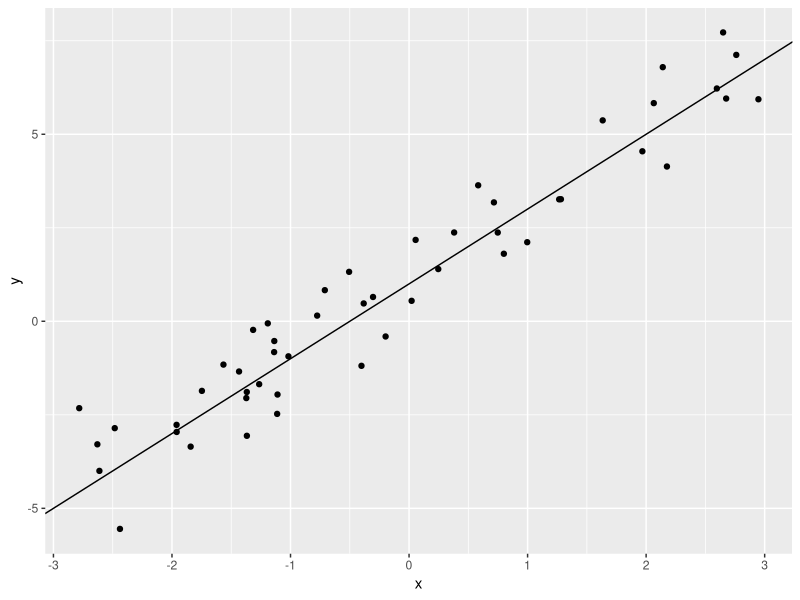
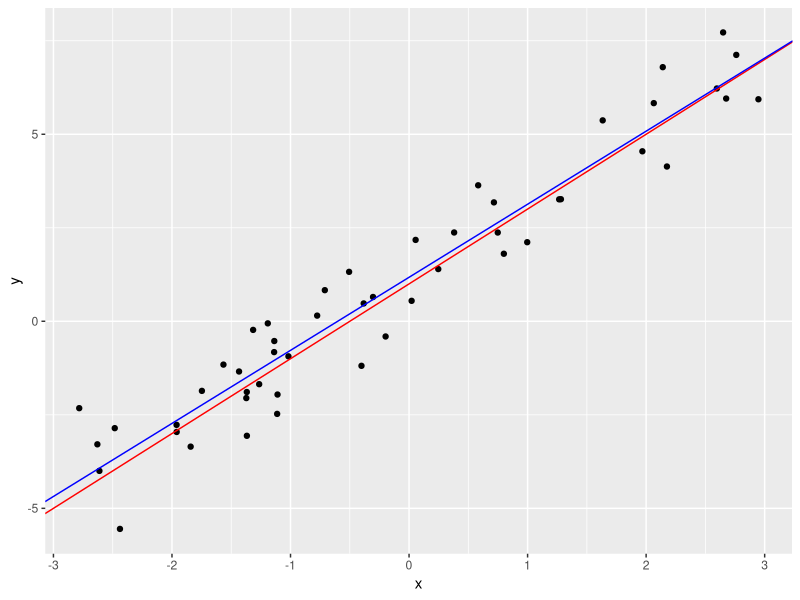
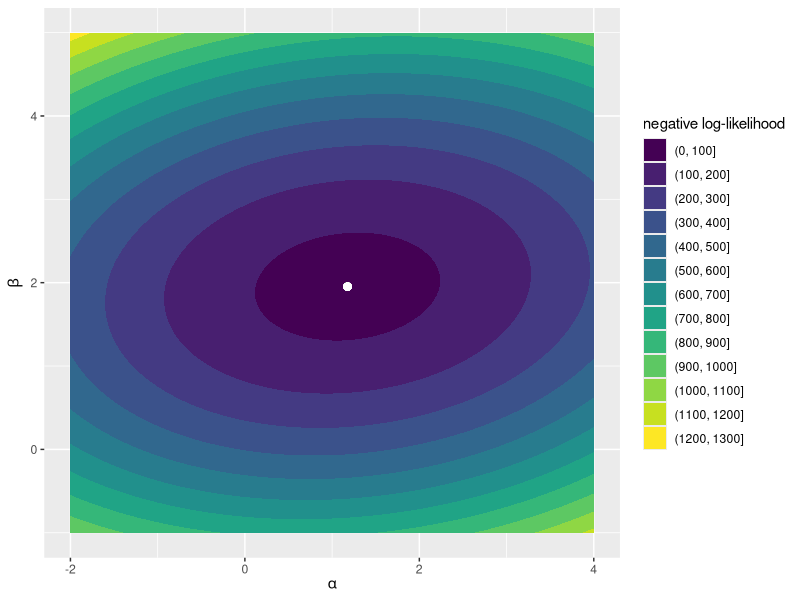
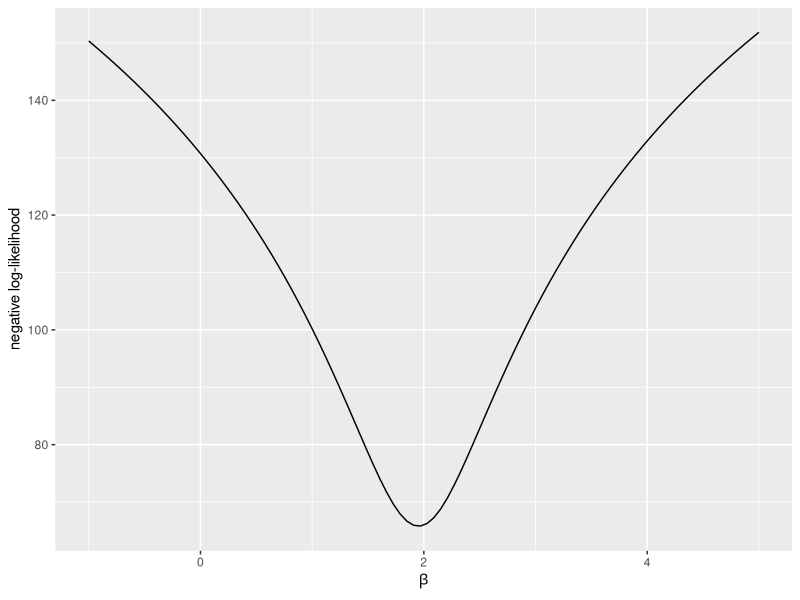
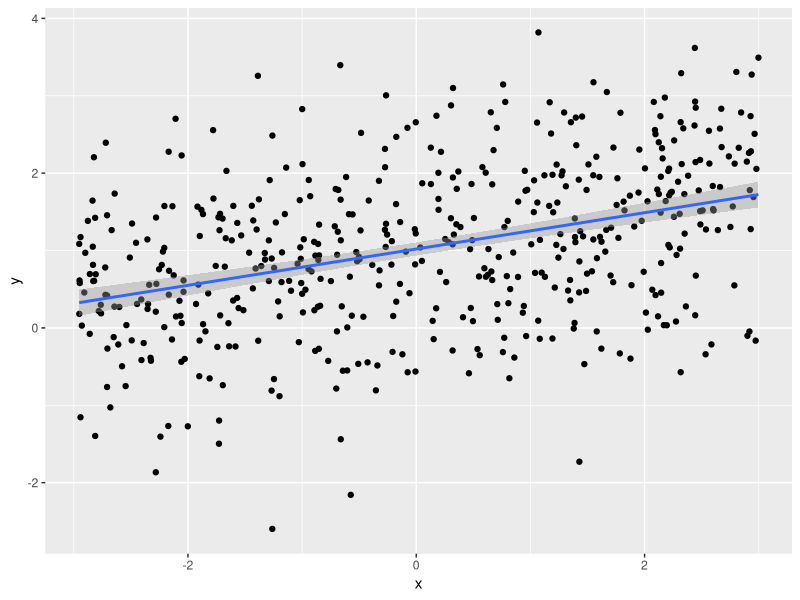
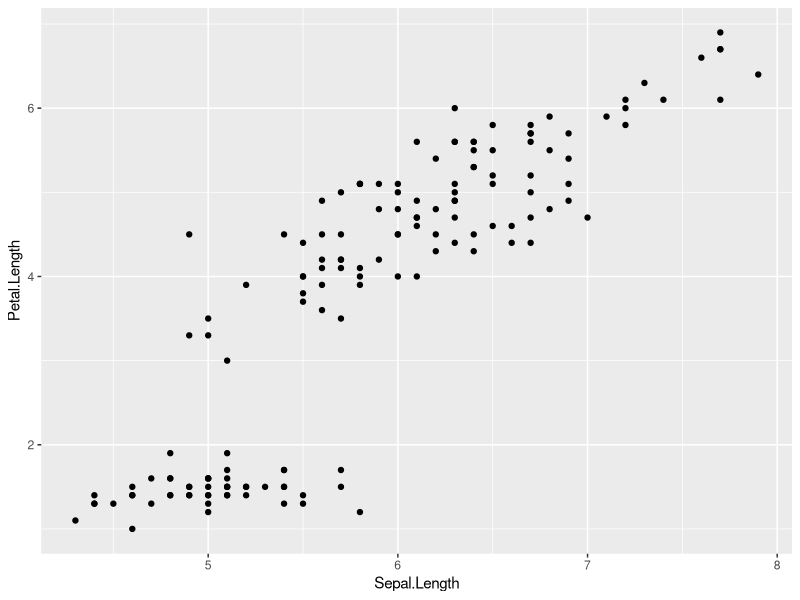

Write R code to recreate these figures, in order.
## ---- chunk 1
## load the tidyverse packages
if (!require("tidyverse")) install.packages("tidyverse"); library(tidyverse)

knitr::opts_chunk$set(fig.height = 4, fig.width = 6)
## ---- chunk 2
a <- 1 ## intercept
b <- 2 ## slope
sigma <- 1 ## error standard deviation
## ---- chunk 3
n <- 50 ## sample size

## simulate data
sim_data <- data.frame(x = runif(n, min = -3, max = 3))
sim_data$y <- a + b*sim_data$x + rnorm(n, mean = 0, sd = sigma)

## Look at the data structure
head(sim_data)
## ---- chunk 4
sim_data %>% # start with the data
  ggplot(aes(x, y)) + # tell ggplot which aesthetics to use
  geom_point() + # add points
  geom_abline(intercept = a, slope = b) # show the known regression line
## ---- chunk 5
## negative log-likelihood of y-values given intercept, slope, and error sd
## we pass the parameters as a vector in the order a, b, sigma
lm_log_lik <- function(pars, x, y) {
  a <- pars[1]; b <- pars[2]; sigma <- pars[3]
  if (sigma > 0) {
    return(-sum(dnorm(y, mean = a + b*x, sd = sigma, log = TRUE)))
  } else {
    return(1000)
  }
}
## ---- chunk 6
fit <- optim(
  par = c(a = 0, b = 0, sigma = 1), 
  fn = lm_log_lik, 
  x = sim_data$x, 
  y = sim_data$y, 
  hessian = TRUE
)

fit
## ---- chunk 7
coef(lm(y ~ x, data = sim_data))
## ---- chunk 8
sim_data %>%   
  ggplot(aes(x, y)) + # tell ggplot which aesthetics to use
  geom_point() + # add points
  geom_abline(intercept = a, slope = b, color = "red") + # show the known regression line
  geom_abline(intercept = fit$par[1], slope = fit$par[2], color = "blue") # our estimates
## ---- chunk 9
a_seq <- seq(-2, 4, length.out = 100)
b_seq <- seq(-1, 5, length.out = 100)

### data frame containing all combinations of the intercept and slope values
par_grid <- expand.grid("a" = a_seq, "b" = b_seq)

### loop over data frame, store negative log likelihood
for (i in 1:nrow(par_grid)) {
  par_grid$loglik[i] <- lm_log_lik(
    c(a = par_grid$a[i], b = par_grid$b[i], sigma = fit$par[3]), 
    x = sim_data$x, 
    y = sim_data$y
  )
}
## ---- chunk 10
par_grid %>% 
  ggplot(aes(a, b, z = loglik)) + 
  geom_contour_filled() + 
  labs(x = expression(alpha), y = expression(beta), fill = "negative log-likelihood") + 
  geom_point(aes(x = fit$par[1], y = fit$par[2]), size = 2, color = "white")
## ---- chunk 11
## Modify our `lm_log_lik` function so that the slope is a separate argument
## We'll pass this to `optim` to just find the values of the intercept and sd
slope_proflik <- function(pars, b, x, y) {
  a <- pars[1]; sigma <- pars[2] ## only two pars in this function
  if (sigma > 0) {
    return(-sum(dnorm(y, mean = a + b*x, sd = sigma, log = TRUE)))
  } else {
    return(1000)
  }
}

b_profile <- data.frame(
  b = seq(-1, 5, length.out = 100)  ## values of slope to loop over
)

## loop over values of the slope, store negative log-likelihood
for (i in 1:nrow(b_profile)) {
  b_fit <- optim(
    par = c(a = 0, sigma = 1), # initial values for intercept and sd
    fn = slope_proflik,  # objective function
    b = b_profile$b[i], # fixed slope value
    x = sim_data$x,   # x values
    y = sim_data$y   # y values
  )
  b_profile$nll[i] <- b_fit$value
}

## plot slope profile
b_profile %>% 
  ggplot(aes(b, nll)) + 
  geom_line() + 
  labs(x = expression(beta), y = "negative log-likelihood")
## ---- chunk 12
var_cov <- solve(fit$hessian)
var_cov
## ---- chunk 13
fisher_se <- sqrt(diag(var_cov))
fisher_se
## ---- chunk 14
summary(lm(y ~ x, data = sim_data))
## ---- chunk 15
n_obs <- nrow(sim_data) ## number of observations
n_samples <- 1000 ## number of bootstrap samples

## initialize an empty matrix to store parameter estimates for each sample
par_samples <- matrix(nrow = n_samples, ncol = 3)

## recalculate MLE for each sample
for (i in 1:n_samples) {
  sample_rows <- sample(1:n_obs, size = n_obs, replace = TRUE) # sampled rows from data
  new_data <- sim_data[sample_rows,] # subset data to sampled rows
  
  sample_fit <- optim(
    par = c(0, 0, 1), # initial values
    fn = lm_log_lik, # log likelihood function
    x = new_data$x, # sampled x-values
    y = new_data$y # sampled y-values
  )
  
  par_samples[i,] <- sample_fit$par # store sample parameters
}

boot_se <- apply(par_samples, MARGIN = 2, FUN = sd) # calculate column SDs
boot_se
## ---- chunk 16
gamma <- 0.05 ## 95% confidence interval

alpha_CI <- qnorm(c(gamma/2, 1 - gamma/2), mean = fit$par[1], sd = fisher_se[1])
beta_CI <- qnorm(c(gamma/2, 1 - gamma/2), mean = fit$par[2], sd = fisher_se[2])

cbind(alpha_CI, beta_CI)
## ---- chunk 17
alpha_CI <- qnorm(c(gamma/2, 1 - gamma/2), mean = fit$par[1], sd = boot_se[1])
beta_CI <- qnorm(c(gamma/2, 1 - gamma/2), mean = fit$par[2], sd = boot_se[2])

cbind(alpha_CI, beta_CI)
## ---- chunk 18
alpha_CI <- quantile(par_samples[,1], c(gamma/2, 1 - gamma/2))
beta_CI <- quantile(par_samples[,2], c(gamma/2, 1 - gamma/2))

cbind(alpha_CI, beta_CI)
## ---- chunk 19
lm_fit <- function(x, y, SE = "fisher", init = c("a" = 0, "b" = 0, "sigma" = 1), n_boot = 1000) {

  if (!(SE %in% c("bootstrap", "fisher"))) stop("SE options are bootstrap or fisher")
  if (length(x) != length(y)) stop("x and y lengths differ")

  ## Maximum-likelihood estimate
  MLE <- optim(
    par = init, # initial values
    fn = lm_log_lik,  # our negative log-likelihood function
    x = x,   # x values
    y = y,   # y values
    hessian = (SE == "fisher") # only return Hessian if Fisher information used
  )

  ## Standard error using either fisher information or bootstrapping
  if (SE == "fisher") {
    var_cov <- solve(MLE$hessian)
    fit_se <- sqrt(diag(var_cov))
  } else {
    n_obs <- length(x) ## number of observations

    ## initialize an empty matrix to store parameter estimates for each sample
    par_samples <- matrix(nrow = n_boot, ncol = 3)

    ## recalculate MLE for each sample
    for (i in 1:n_boot) {
      samp <- sample(1:n_obs, size = n_obs, replace = TRUE) # sampled observations
      new_x <- x[samp] # subset x to sampled observations
      new_y <- y[samp] # subset y to sampled observations

      sample_fit <- optim(
        par = init, # initial values
        fn = lm_log_lik, # log likelihood function
        x = new_x, # sampled x-values
        y = new_y # sampled y-values
      )
  
    par_samples[i,] <- sample_fit$par # store sample parameters
  }
  fit_se <- apply(par_samples, MARGIN = 2, FUN = sd) # calculate column SDs
 }

 ## nicely format output
 data.frame(
   coef = c("intercept", "slope"), 
   estimate = MLE$par[1:2], 
   SE = fit_se[1:2]
 )

}
## ---- chunk 20
a <- 1 ## intercept
b <- 0.25 ## slope
sigma <- 1 ## error standard deviation
n <- 500 ## sample size

## simulate data
sim_data <- tibble(
  x = runif(n, min = -3, max = 3), ## x values
  y = a + b*x + rnorm(n, mean = 0, sd = sigma) ## regression equation
)

## plot data
sim_data %>% ggplot(aes(x, y)) + geom_point() + geom_smooth(method = "lm")

## run regression
lm_fit(sim_data$x, sim_data$y, SE = "fisher")
lm_fit(sim_data$x, sim_data$y, SE = "bootstrap")
## ---- chunk 21
## YOUR CODE HERE
head(iris)

iris %>% 
  ggplot(aes(x = Sepal.Length, y = Petal.Length)) + 
  geom_point()

lm_fit(iris$Sepal.Length, iris$Petal.Length, SE = "fisher")

# Subset the data to setosa
iris_sub <- iris %>% filter(Species == "setosa")
head(iris_sub)
## ---- chunk 22
### full negative log-likelihood
full <- optim(par = c(0, 0, 1), fn = lm_log_lik, x = anscombe$x1, y = anscombe$y1)
full
full <- full$value
full

### reduced negative log-likelihood
## YOUR CODE HERE

lm_log_lik_reduced <- function(pars, x, y) {
  a <- pars[1]; b <- 0; sigma <- pars[3]
  if (sigma > 0) {
    return(-sum(dnorm(y, mean = a + b * x, sd = sigma, log = TRUE)))
  } else {
    return(1000)
  }
}

reduced <- optim(par = c(0, 0, 1), fn = lm_log_lik_reduced, 
                 x = anscombe$x1, y = anscombe$y1)
reduced <- reduced$value
reduced

### calculate test statistic
## YOUR CODE HERE
chi2_val <- 2 * (reduced - full)
chi2_val

### p-value
## YOUR CODE HERE
pchisq(q = chi2_val, df = 1, lower.tail = FALSE)

## Comparison 
lm_full <- lm(y1 ~ x1, data = anscombe)
lm_reduced <- lm(y1 ~ 1, data = anscombe)
anova(lm_full, lm_reduced)

## ---- chunk 23
### WRITE THE SUM OF SQUARES FUNCTION -------------------------------------
## sum of squared errors given intercept and slope
## pass the parameters as a vector c(a, b)
sum_sqrs <- function(pars, x, y) {
  a <- pars[1]; b <- pars[2]
  ## YOUR CODE HERE
}

### SIMULATE DATA ---------------------------------------------------------

a <- 1 ## intercept
b <- 2 ## slope
sigma <- 1 ## error standard deviation
n <- 50 ## sample size

## simulate data
sim_data <- tibble(
  x = runif(n, min = -3, max = 3), ## x values
  y = a + b*x + rnorm(n, mean = 0, sd = sigma) ## regression equation
)

### OBTAIN PARAMETER ESTIMATES USING SUM OF SQUARES -----------------------
ss_fit <- optim(
  par = c(0, 0), # initial values (a, b)
  fn = sum_sqrs,  # sum of squares function
  x = sim_data$x,   # x values
  y = sim_data$y   # y values
)

ss_fit
## ---- chunk 24
### OBTAIN PARAMETER ESTIMATES USING MAXIMUM LIKELIHOOD -------------------
ml_fit <- optim(
  par = c(0, 0, 1), # initial values (a, b, sigma)
  fn = lm_log_lik,  # negative log-likelihood function
  x = sim_data$x,   # x values
  y = sim_data$y   # y values
)

ml_fit
